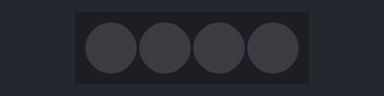
A program run on a simulated BBC micro:bit (MakeCode). On the bench: 4 RGB LEDs in strip order, left to right. Dim RGB values are drawn brighter than linear.

Above: at 0.05 s.
At 4.66 s:
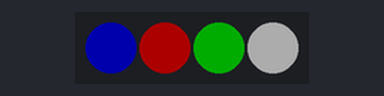
At 7.7 s:
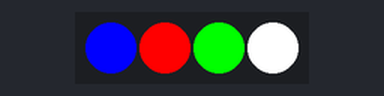
Timing chart, 0 to 11.8 s (numbered marks = the images above):
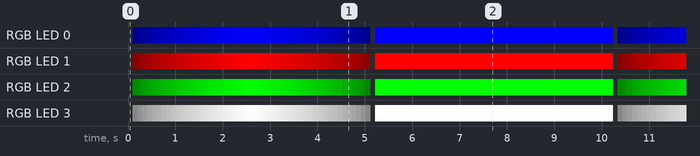

Measured:
- by itself, RGB LED 0: off → RGB(0, 0, 9) at 0.10 s, → RGB(0, 0, 19) 0.10 s later, → RGB(0, 0, 29) 0.10 s later, → RGB(0, 0, 39) 0.10 s later, … (207 changes in this stretch)
- by itself, RGB LED 1: off → RGB(9, 0, 0) at 0.10 s, → RGB(19, 0, 0) 0.10 s later, → RGB(29, 0, 0) 0.10 s later, → RGB(39, 0, 0) 0.10 s later, … (207 changes in this stretch)
- by itself, everything shown: repeats every 10.2 s, in 52 steps

The program:

main.ts
```typescript
function base () {
    strip.setPixelColor(0, neopixel.colors(NeoPixelColors.Blue))
    strip.setPixelColor(1, neopixel.colors(NeoPixelColors.Red))
    strip.setPixelColor(2, neopixel.colors(NeoPixelColors.Green))
    strip.setPixelColor(3, neopixel.colors(NeoPixelColors.White))
}
let strip: neopixel.Strip = null
strip = neopixel.create(DigitalPin.P13, 4, NeoPixelMode.RGB)
strip.setBrightness(5)
base()
basic.forever(function () {
    for (let index = 0; index <= 25; index++) {
        strip.setBrightness(10 * index)
        base()
        strip.show()
        basic.pause(100)
    }
    for (let index = 0; index <= 25; index++) {
        strip.setBrightness(250 - 10 * index)
        base()
        strip.show()
        basic.pause(100)
    }
    for (let index = 0; index <= 4; index++) {
        strip.setBrightness(255)
        strip.shift(1)
        base()
        strip.show()
        basic.pause(1000)
    }
})
```

test.ts
```typescript
// les tests vont ici ; cela ne sera pas compilé si ce paquet est utilisé en tant qu'extension.
```
